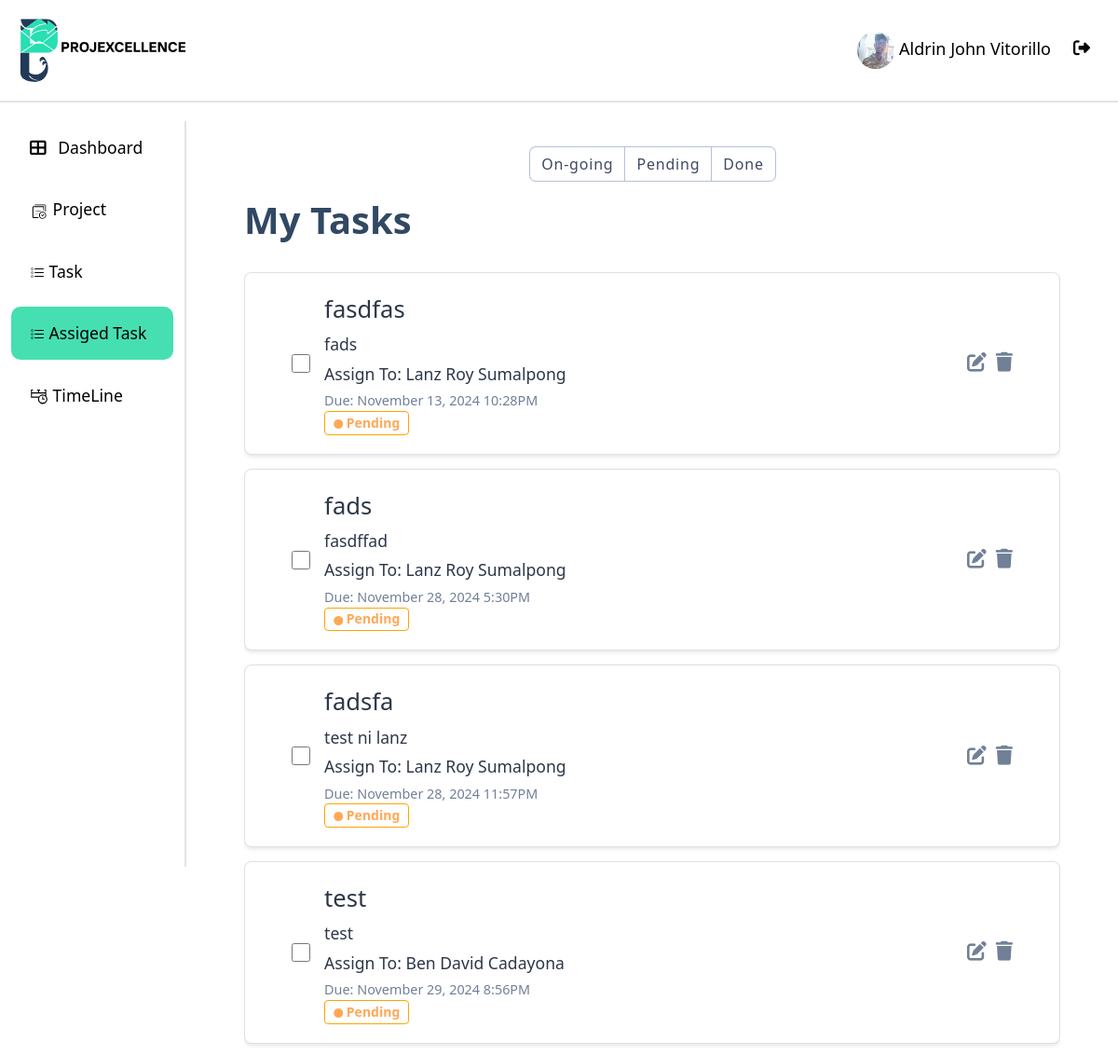
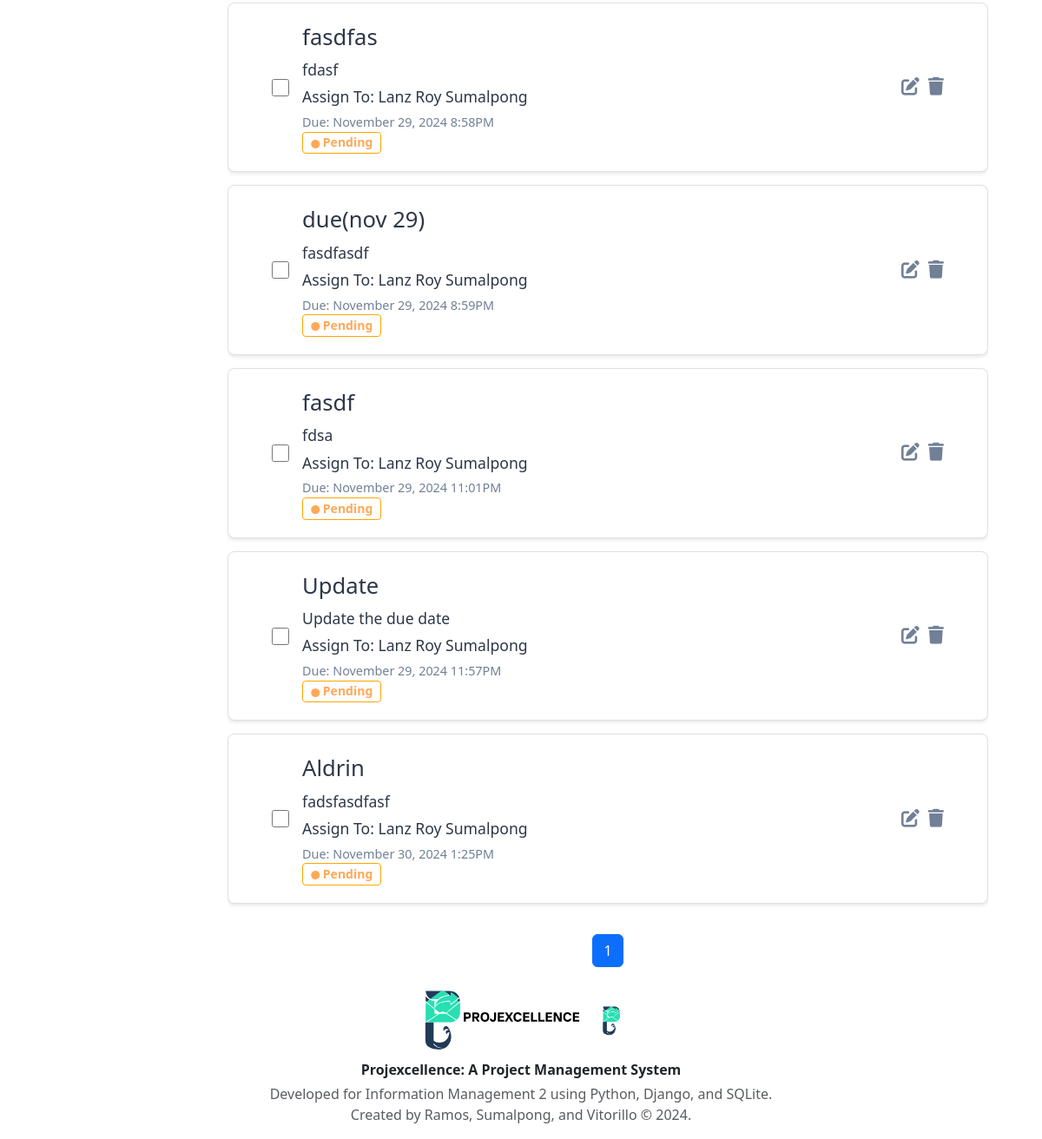
The page /assign_task/Pending/ (signed in) on the database its author committed (2 pictures, top to bottom).
### api/models.py (models this page shows, shortened)
class User(AbstractUser):
    ROLE_CHOICES = [
        ("ADMIN", "Admin"),
        ("PM", "projectmanger"),
        ("MEMBER", "member"),
    ]
    STATUS_CHOICES = [
        ("APPROVED", "Approved"),
        ("REJECTED", "Rejected"),
        ("PENDING", "Pending"),
    ]
    username = None  # Remove the username field entirely
    email = models.EmailField(_("email address"), unique=True)
    phone_regex = RegexValidator(
        regex=r"^\+?1?\d{9,15}$",
        message="Phone number must be entered in the format: '+999999999'. Up to 15 digits allowed.",
    )
    phone_number = models.CharField(validators=[phone_regex], max_length=17, blank=True)
    role = models.CharField(max_length=10, choices=ROLE_CHOICES, default="EMPLOYEE")
    date_of_hire = models.DateField(blank=True, null=True)
    profile_path = models.ImageField(null=True, blank=True,upload_to='profile/' )
    status = models.CharField(max_length=20, choices=STATUS_CHOICES, default="PENDING")
    groups = models.ManyToManyField(
        "auth.Group",
        verbose_name=_("groups"),
        blank=True,
        related_name="custom_user_set",
        related_query_name="custom_user",
    )
    user_permissions = models.ManyToManyField(
        "auth.Permission",
        verbose_name=_("user permissions"),
        blank=True,
        related_name="custom_user_set",
        related_query_name="custom_user",
    )
    objects = UserManager()
    USERNAME_FIELD = "email"
    REQUIRED_FIELDS = ["first_name", "last_name", "date_of_hire", "password"]
    def __str__(self):
        return f"{self.first_name} {self.last_name}"

class Task(models.Model):
    STATUS_CHOICES = [
        ("On-going", "On-going"),
        ("Pending", "Pending"),
        ("Done", "Done"),
    ]
    project_id = models.ForeignKey(Project, on_delete=models.CASCADE)
    task_name = models.CharField(max_length=50)
    description = models.TextField()
    assigned_to = models.ForeignKey( User, on_delete=models.CASCADE, related_name="assigned_tasks" )
    created_by = models.ForeignKey(User, on_delete=models.CASCADE, related_name="created_tasks")
    status = models.CharField(max_length=10, choices=STATUS_CHOICES, default="Pending")
    due_date = models.DateTimeField(default=timezone.now)
    completed = models.BooleanField(default=False)
    isAccepted = models.BooleanField(default=False)
    date_started = models.DateTimeField(null=True, blank=True, default=None)
    created_at = models.DateTimeField(auto_now_add=True)
    updated_at = models.DateTimeField(auto_now=True)

### api/Views/views.py (the view)
# urls.py: path("assign_task/<str:status>/", views.assign_task, name="assign_task"),
@login_required
def assign_task(request,status):
    tasks = Task.objects.filter(created_by=request.user, status=status).order_by("due_date")
    task_filter = TaskFilter(request.GET, queryset=tasks)
    paginator = Paginator(task_filter.qs, 10)
    page_number = request.GET.get("page")
    page_obj = paginator.get_page(page_number)
    edit_task_forms = {task.id: EditTaskForm(instance=task) for task in tasks}
    context = {
        "page_obj": page_obj,
        "edit_task_forms": edit_task_forms,
        "add_task_form": TaskForm(),
        "filter": task_filter,
    }
    return render(request, "assignTask.html", context)

### api/forms.py (shortened to what this page needs)
class TaskForm(forms.ModelForm):
    class Meta:
        model = Task
        fields = ["task_name", "description"]
        widgets = {
            "task_name": forms.TextInput(attrs={"class": "form-control"}),
            "description": forms.Textarea(attrs={"class": "form-control"}),
        }
        labels = {
            "task_name": "Task Name",
            "description": "Task Description",
        }
    def __init__(self, *args, project=None, **kwargs):
        super().__init__(*args, **kwargs)
        if self.instance and self.instance.pk and self.instance.due_date:
            self.fields["due_date"].initial = (
                localtime(self.instance.due_date).strftime("%Y-%m-%dT%H:%M")
            )

### api/templatetags/custom_filters.py (called while the page is built)
@register.filter
def dict_get(d, key):
    return d.get(key)

### api/templates/assignTask.html (shortened to what this page needs)
{% extends "base.html" %}
{% load crispy_forms_tags %}
{% load custom_filters %}
{% block content %}
    <div class="mydict">
        <div>
            <label for="On-going">
                <span class="filter-bar">On-going</span>
            </label>
            <label for="Pending">
                <span class="filter-bar"></i>Pending</span>
            </label>
            <label for="Done">
                <span class="filter-bar">Done</span>
            </label>
        </div>
    </div>
<div class="page-container">
    <div class="content-wrapper">
        <div class="d-flex justify-content-between align-items-center mb-4">
            <h1>My Tasks</h1>
        </div>
        <div id="tasks-list">
            {% for task in page_obj %}
            <div class="task-item {% if task.completed %}completed{% endif %}">
                <div class="task-content">
                    <input type="checkbox" class="task-checkbox" {% if task.completed %}checked{% endif %}>
                    <div>
                        <div class="task-title">{{ task.task_name }}</div>
                        <div class="task-description">{{ task.description }}</div>
                        <div class="task-description">Assign To: {{ task.assigned_to }}</div>
                        <div class="task-due-date">Due: {{ task.due_date|date:"F j, Y g:iA" }}</div>
                        <span class="badge {{ task.status|lower }}">
                            <i class="bi bi-circle-fill icon-small" style="width: 0.1px;"></i> {{ task.status }}
                        </span>
                    </div>
                    <div class="task-actions">
                        <i class="fas fa-edit" data-bs-toggle="modal" data-bs-target="#editTaskModal{{ task.id }}"></i>
                        <i class="fas fa-trash" data-bs-toggle="modal" data-bs-target="#deleteTaskModal{{ task.id }}"></i>
                    </div>
                </div>
            </div>
            {% empty %}
                <div class="task-item" style="display: flex; justify-content: center;">
                    <h4 class="text-center" >You have no tasks to accomplish.<br/><small>Set up tasks to have a productive day ahead.</small></h4>
                </div>
            {% endfor %}
        </div>
        <nav aria-label="Page navigation" class="mt-auto">
            <ul class="pagination justify-content-center">
                {% for num in page_obj.paginator.page_range %}
                    {% if page_obj.number == num %}
                        <li class="page-item active"><span class="page-link">{{ num }}</span></li>
                    {% elif num > page_obj.number|add:'-3' and num < page_obj.number|add:'3' %}
                        <li class="page-item"><a class="page-link" href="?page={{ num }}">{{ num }}</a></li>
                    {% endif %}
                {% endfor %}
            </ul>
        </nav>
    </div>
</div>
{% endblock content %}

### api/templates/base.html (shortened to what this page needs)
{% load static %}
<!DOCTYPE html>
<html lang="en">
  <head>
    <link
      href="https://cdn.jsdelivr.net/npm/bootstrap@5.3.0/dist/css/bootstrap.min.css"
      rel="stylesheet"
    />
    <link href="https://cdn.jsdelivr.net/npm/bootstrap-icons/font/bootstrap-icons.css" rel="stylesheet">
    <link
      href="https://cdnjs.cloudflare.com/ajax/libs/font-awesome/6.4.0/css/all.min.css"
      rel="stylesheet"
    />
    <link href="https://cdn.jsdelivr.net/npm/bootstrap@5.3.0/dist/css/bootstrap.min.css" rel="stylesheet">
  </head>
  <body>
    <header>
      <div class="header">
          <img src="{% static '/res/slogo.svg' %}" alt="logo" width="200px">
          <div class="profile" >
            <a class="nav-link {% if request.resolver_match.url_name == 'profile' %}active{% endif %}" href="{% url 'profile' %}">
              {% if request.user.profile_path.url != null  %}
                <img src="{{ request.user.profile_path.url }}" width="40px" height="40px" style="border-radius: 50%;" >
              {%endif%}
              {{ request.user.first_name|capfirst }} {{ request.user.last_name|capfirst }}
            </a>
            <a class="nav-link" href="{% url 'logout' %}" onclick="event.preventDefault(); document.getElementById('logout-form').submit();" style="margin-top: 5px;">
              <i class="fas fa-sign-out-alt me-2"></i>
            </a>
          </div>
      </div>
    </header>
    <div class="container-fluid">
      <div class="row">
        <nav
          id="sidebarMenu"
          class="col-md-3 col-lg-2 d-md-block sidebar collapse"
        >
          <ul class="nav flex-column">
            <li class="nav-item">
              <a class="nav-link {% if request.resolver_match.url_name == 'dashboard' %}active{% endif %}" href="{% url 'dashboard' %}">
                <i class="fas fa-th-large me-2"></i> Dashboard
              </a>
            </li>
            <li class="nav-item">
              <a class="nav-link {% if request.resolver_match.url_name == 'project' %}active{% endif %}" href="{% url 'project' %}">
                <img src="{% static '/res/projectIcon.svg' %}" alt="logo" width="20px">  Project
              </a>
            </li>
            <li class="nav-item">
              <a class="nav-link {% if request.resolver_match.url_name == 'task' %}active{% endif %}" href="{% url 'task' 'Pending' %}">
                 Task
              </a>
            </li>
            <li class="nav-item">
              <a class="nav-link {% if request.resolver_match.url_name == 'assign_task' %}active{% endif %}" href="{% url 'assign_task' 'Pending' %}">
                 Assiged Task
              </a>
            </li>
            <li class="nav-item">
              <a class="nav-link {% if request.resolver_match.url_name == 'timeline' %}active{% endif %}" href="{% url 'timeline' %}">
                <img src="{% static '/res/timelineIcon.svg' %}" alt="logo" width="20px">  TimeLine
              </a>
            </li>
          </ul>
        </nav>
        <main class="col-md-9 ms-sm-auto col-lg-10 px-md-4 main-content">
          {% block content %}{% endblock content %}
        </main>
      </div>
    </div>
  </body>
  <footer class="footer">
    <div class="container text-center content-container">
      <img src="{% static '/res/slogo.svg' %}" alt="logo" width="200px">
      <img src="{% static '/res/logoPlaceHolder.png' %}" alt="logo" width="40px">
      <p class="mb-1 fw-bold">Projexcellence: A Project Management System</p>
      <p class="text-muted">
        Developed for Information Management 2 using Python, Django, and SQLite.<br>
        Created by Ramos, Sumalpong, and Vitorillo &copy; {% now "Y" %}.
      </p>
    </div>
  </footer>
</html>

### api/templates/base.html (style rules this page uses)
.header { overflow: hidden; background-color: #ffffff; padding: 20px 10px; position: fixed; top: 0; width: 100%; z-index: 1000; margin-bottom: 10px; border-bottom: 2px solid #e3e3e3; height: 110px; display: flex; justify-content: space-between; align-items: center; }
.header a { float: left; color: black; text-align: center; padding: 12px; text-decoration: none; font-size: 18px; line-height: 25px; border-radius: 4px; }
body { margin-top: 130px; background-color: #ffffff; }
.sidebar { background-color: #ffffff; color: black; height: 100vh; overflow-y: auto; position: fixed; top: 100; left: 0; z-index: 1000; border-right: 2px solid #e3e3e3; }
.sidebar .nav-link { color: black; padding: 15px 20px; font-size: 1.1rem; margin-bottom: 10px; }
.sidebar .nav-link.active { background-color: #46DFB1; border-radius: 10px; color: black; }
.main-content { margin-left: 0; padding-top: 20px; }

### api/templates/assignTask.html (style rules this page uses)
.page-container { display: flex; flex-direction: column; min-height: 100vh; margin-left: 4%; margin-right: 4%; user-select: none; }
.content-wrapper { flex: 1; display: flex; flex-direction: column; }
#tasks-list { flex: 1; overflow-y: auto; margin-bottom: 20px; }
.task-content { display:flex; align-items: center; }
.task-item { background-color: #ffffff; border: 1px solid #e0e0e0; border-radius: 8px; padding: 20px; padding-left: 50px; padding-right: 50px; margin-bottom: 15px; cursor: pointer; transition: all 0.3s ease; box-shadow: 0 2px 4px rgba(0,0,0,0.1); }
.task-checkbox { margin-right: 15px; width: 20px; height: 20px; }
.task-description { font-size: 1.1rem; color: #2d3748; margin-bottom: 5px; }
.task-title { font-size: 1.6rem; color: #2d3748; margin-bottom: 5px; }
.task-due-date { font-size: 0.9rem; color: #718096; }
.task-actions { margin-left: auto; display: flex; gap: 10px; align-items: center; }
.task-actions i { cursor: pointer; margin: 0; color: #718096; transition: color 0.2s ease; font-size: 1.3em; }
.badge.pending { display: inline-block; padding: 0.35em 0.65em; font-size: 0.875rem; font-weight: 600; color: #ff8f27c7; border: 1px solid orange; border-radius: 0.25rem; }
.badge { padding: 5px 10px; border-radius: 4px; color: #fff; font-weight: bold; }
.mydict div { display: flex; flex-wrap: wrap; margin-top: 0.5rem; margin-bottom: 18px; justify-content: center; user-select: none; }
label span { display: block; cursor: pointer; background-color: #fff; padding: 0.375em .75em; position: relative; margin-left: .0625em; box-shadow: 0 0 0 0.0625em #b5bfd9; letter-spacing: .05em; color: #3e4963; text-align: center; transition: background-color .5s ease; }
label:first-child span { border-radius: .375em 0 0 .375em; }
label:last-child span { border-radius: 0 .375em .375em 0; }
.icon-small { font-size: 10px; }
h1 { font-weight: 700; color: #314863; }

### rows shown on the page
User: user.profile_path (picture), user.first_name "Aldrin John", user.last_name "Vitorillo"
Task: task_name "fasdfas", description "fads", assigned_to "Lanz Roy Sumalpong", due_date "November 13, 2024 10:28PM", status "Pending"
Task: task_name "fads", description "fasdffad", assigned_to "Lanz Roy Sumalpong", due_date "November 28, 2024 5:30PM", status "Pending"
Task: task_name "fadsfa", description "test ni lanz", assigned_to "Lanz Roy Sumalpong", due_date "November 28, 2024 11:57PM", status "Pending"
Task: task_name "test", description "test", assigned_to "Ben David Cadayona", due_date "November 29, 2024 8:56PM", status "Pending"
Task: task_name "fasdfas", description "fdasf", assigned_to "Lanz Roy Sumalpong", due_date "November 29, 2024 8:58PM", status "Pending"
Task: task_name "due(nov 29)", description "fasdfasdf", assigned_to "Lanz Roy Sumalpong", due_date "November 29, 2024 8:59PM", status "Pending"
Task: task_name "fasdf", description "fdsa", assigned_to "Lanz Roy Sumalpong", due_date "November 29, 2024 11:01PM", status "Pending"
Task: task_name "Update", description "Update the due date", assigned_to "Lanz Roy Sumalpong", due_date "November 29, 2024 11:57PM", status "Pending"
Task: task_name "Aldrin", description "fadsfasdfasf", assigned_to "Lanz Roy Sumalpong", due_date "November 30, 2024 1:25PM", status "Pending"

### other values the page prints
{{ num }} "1"
